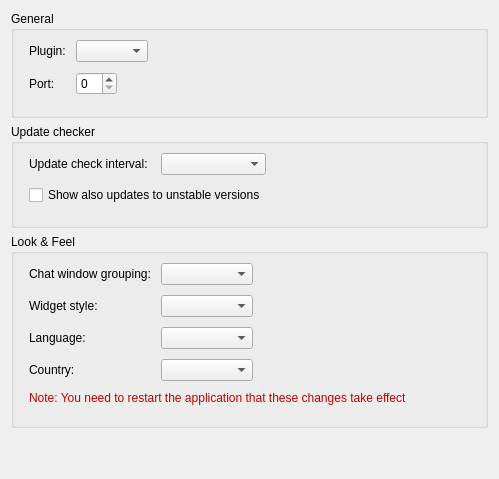
     <widget class="QWidget" name="advancedTab">
      <attribute name="title">
       <string>Advanced Options</string>
      </attribute>
      <layout class="QVBoxLayout" name="verticalLayout_18">
       <item>
        <widget class="QGroupBox" name="groupBox_2">
         <property name="sizePolicy">
          <sizepolicy hsizetype="Preferred" vsizetype="Maximum">
           <horstretch>0</horstretch>
           <verstretch>0</verstretch>
          </sizepolicy>
         </property>
         <property name="title">
          <string>General</string>
         </property>
         <layout class="QHBoxLayout" name="horizontalLayout_7">
          <property name="spacing">
           <number>10</number>
          </property>
          <property name="leftMargin">
           <number>15</number>
          </property>
          <property name="bottomMargin">
           <number>20</number>
          </property>
          <item>
           <layout class="QFormLayout" name="formLayout_2">
            <item row="0" column="0">
             <widget class="QLabel" name="label">
              <property name="text">
               <string>Plugin:</string>
              </property>
              <property name="buddy">
               <cstring>pluginBox</cstring>
              </property>
             </widget>
            </item>
            <item row="0" column="1">
             <widget class="QComboBox" name="pluginBox">
              <property name="sizePolicy">
               <sizepolicy hsizetype="Expanding" vsizetype="Fixed">
                <horstretch>0</horstretch>
                <verstretch>0</verstretch>
               </sizepolicy>
              </property>
             </widget>
            </item>
            <item row="1" column="0">
             <widget class="QLabel" name="label_2">
              <property name="text">
               <string>Port:</string>
              </property>
              <property name="buddy">
               <cstring>portBox</cstring>
              </property>
             </widget>
            </item>
            <item row="1" column="1">
             <widget class="QSpinBox" name="portBox">
              <property name="sizePolicy">
               <sizepolicy hsizetype="Fixed" vsizetype="Fixed">
                <horstretch>0</horstretch>
                <verstretch>0</verstretch>
               </sizepolicy>
              </property>
             </widget>
            </item>
           </layout>
          </item>
          <item>
           <spacer name="horizontalSpacer_3">
            <property name="orientation">
             <enum>Qt::Horizontal</enum>
            </property>
            <property name="sizeType">
             <enum>QSizePolicy::Expanding</enum>
            </property>
            <property name="sizeHint" stdset="0">
             <size>
              <width>328</width>
              <height>38</height>
             </size>
            </property>
           </spacer>
          </item>
         </layout>
        </widget>
       </item>
       <item>
        <widget class="QGroupBox" name="groupBox_10">
         <property name="title">
          <string>Update checker</string>
         </property>
         <layout class="QVBoxLayout" name="verticalLayout_25">
          <property name="spacing">
           <number>10</number>
          </property>
          <property name="leftMargin">
           <number>15</number>
          </property>
          <property name="bottomMargin">
           <number>20</number>
          </property>
          <item>
           <layout class="QHBoxLayout" name="horizontalLayout_9">
            <item>
             <layout class="QVBoxLayout" name="verticalLayout_5">
              <item>
               <layout class="QFormLayout" name="formLayout_3">
                <item row="0" column="0">
                 <widget class="QLabel" name="updateIntervalLabel">
                  <property name="text">
                   <string>Update check interval: </string>
                  </property>
                  <property name="buddy">
                   <cstring>updateIntervalBox</cstring>
                  </property>
                 </widget>
                </item>
                <item row="0" column="1">
                 <widget class="QComboBox" name="updateIntervalBox">
                  <property name="sizePolicy">
                   <sizepolicy hsizetype="Expanding" vsizetype="Fixed">
                    <horstretch>0</horstretch>
                    <verstretch>0</verstretch>
                   </sizepolicy>
                  </property>
                 </widget>
                </item>
               </layout>
              </item>
              <item>
               <widget class="QCheckBox" name="updateUnstableBox">
                <property name="text">
                 <string>Show also updates to unstable versions</string>
                </property>
               </widget>
              </item>
             </layout>
            </item>
            <item>
             <spacer name="horizontalSpacer_8">
              <property name="orientation">
               <enum>Qt::Horizontal</enum>
              </property>
              <property name="sizeHint" stdset="0">
               <size>
                <width>40</width>
                <height>20</height>
               </size>
              </property>
             </spacer>
            </item>
           </layout>
          </item>
         </layout>
        </widget>
       </item>
       <item>
        <widget class="QGroupBox" name="groupBox_3">
         <property name="title">
          <string>Look &amp;&amp; Feel</string>
         </property>
         <layout class="QVBoxLayout" name="verticalLayout_23">
          <property name="spacing">
           <number>10</number>
          </property>
          <property name="leftMargin">
           <number>15</number>
          </property>
          <property name="bottomMargin">
           <number>20</number>
          </property>
          <item>
           <layout class="QHBoxLayout" name="horizontalLayout_8">
            <item>
             <layout class="QFormLayout" name="formLayout">
              <item row="1" column="0">
               <widget class="QLabel" name="label_16">
                <property name="text">
                 <string>Widget style:</string>
                </property>
                <property name="buddy">
                 <cstring>widgetStyleBox</cstring>
                </property>
               </widget>
              </item>
              <item row="1" column="1">
               <widget class="QComboBox" name="widgetStyleBox">
                <property name="sizePolicy">
                 <sizepolicy hsizetype="Expanding" vsizetype="Fixed">
                  <horstretch>0</horstretch>
                  <verstretch>0</verstretch>
                 </sizepolicy>
                </property>
               </widget>
              </item>
              <item row="2" column="0">
               <widget class="QLabel" name="label_17">
                <property name="text">
                 <string>Language:</string>
                </property>
                <property name="buddy">
                 <cstring>languageBox</cstring>
                </property>
               </widget>
              </item>
              <item row="2" column="1">
               <widget class="QComboBox" name="languageBox">
                <property name="sizePolicy">
                 <sizepolicy hsizetype="Expanding" vsizetype="Fixed">
                  <horstretch>0</horstretch>
                  <verstretch>0</verstretch>
                 </sizepolicy>
                </property>
               </widget>
              </item>
              <item row="3" column="0">
               <widget class="QLabel" name="label_15">
                <property name="text">
                 <string>Country:</string>
                </property>
                <property name="buddy">
                 <cstring>countryBox</cstring>
                </property>
               </widget>
              </item>
              <item row="3" column="1">
               <widget class="QComboBox" name="countryBox">
                <property name="sizePolicy">
                 <sizepolicy hsizetype="Expanding" vsizetype="Fixed">
                  <horstretch>0</horstretch>
                  <verstretch>0</verstretch>
                 </sizepolicy>
                </property>
               </widget>
              </item>
              <item row="0" column="0">
               <widget class="QLabel" name="label_18">
                <property name="text">
                 <string>Chat window grouping:</string>
                </property>
                <property name="buddy">
                 <cstring>chatGroupBox</cstring>
                </property>
               </widget>
              </item>
              <item row="0" column="1">
               <widget class="QComboBox" name="chatGroupBox">
                <property name="sizePolicy">
                 <sizepolicy hsizetype="Expanding" vsizetype="Fixed">
                  <horstretch>0</horstretch>
                  <verstretch>0</verstretch>
                 </sizepolicy>
                </property>
               </widget>
              </item>
             </layout>
            </item>
            <item>
             <spacer name="horizontalSpacer_6">
              <property name="orientation">
               <enum>Qt::Horizontal</enum>
              </property>
              <property name="sizeHint" stdset="0">
               <size>
                <width>40</width>
                <height>20</height>
               </size>
              </property>
             </spacer>
            </item>
           </layout>
          </item>
          <item>
           <widget class="QLabel" name="restartHintLabel">
            <property name="palette">
             <palette>
              <active>
               <colorrole role="WindowText">
                <brush brushstyle="SolidPattern">
                 <color alpha="255">
                  <red>192</red>
                  <green>0</green>
                  <blue>0</blue>
                 </color>
                </brush>
               </colorrole>
              </active>
              <inactive>
               <colorrole role="WindowText">
                <brush brushstyle="SolidPattern">
                 <color alpha="255">
                  <red>192</red>
                  <green>0</green>
                  <blue>0</blue>
                 </color>
                </brush>
               </colorrole>
              </inactive>
              <disabled>
               <colorrole role="WindowText">
                <brush brushstyle="SolidPattern">
                 <color alpha="255">
                  <red>146</red>
                  <green>145</green>
                  <blue>144</blue>
                 </color>
                </brush>
               </colorrole>
              </disabled>
             </palette>
            </property>
            <property name="text">
             <string>Note: You need to restart the application that these changes take effect</string>
            </property>
           </widget>
          </item>
         </layout>
        </widget>
       </item>
       <item>
        <spacer name="verticalSpacer_2">
         <property name="orientation">
          <enum>Qt::Vertical</enum>
         </property>
         <property name="sizeHint" stdset="0">
          <size>
           <width>20</width>
           <height>40</height>
          </size>
         </property>
        </spacer>
       </item>
      </layout>
     </widget>
